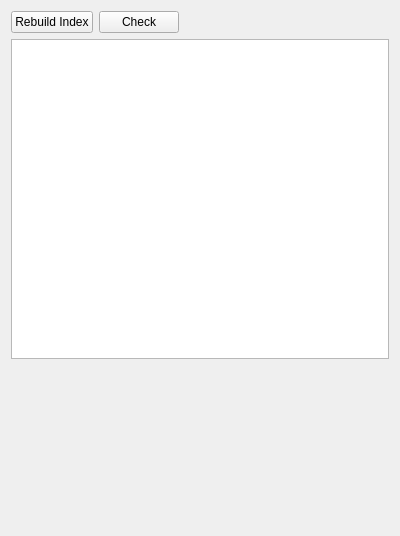
<?xml version="1.0" encoding="UTF-8"?>
<ui version="4.0">
 <class>dock_file_explorer</class>
 <widget class="QWidget" name="dock_file_explorer">
  <property name="geometry">
   <rect>
    <x>0</x>
    <y>0</y>
    <width>400</width>
    <height>536</height>
   </rect>
  </property>
  <property name="windowTitle">
   <string>File Explorer</string>
  </property>
  <layout class="QGridLayout" name="gridLayout">
   <item row="0" column="0">
    <widget class="QPushButton" name="pushButton">
     <property name="text">
      <string>Rebuild Index</string>
     </property>
    </widget>
   </item>
   <item row="0" column="2">
    <spacer name="horizontalSpacer">
     <property name="orientation">
      <enum>Qt::Horizontal</enum>
     </property>
     <property name="sizeHint" stdset="0">
      <size>
       <width>40</width>
       <height>20</height>
      </size>
     </property>
    </spacer>
   </item>
   <item row="1" column="0" colspan="3">
    <widget class="QTreeView" name="attributes">
     <property name="sizePolicy">
      <sizepolicy hsizetype="Expanding" vsizetype="Expanding">
       <horstretch>0</horstretch>
       <verstretch>2</verstretch>
      </sizepolicy>
     </property>
    </widget>
   </item>
   <item row="2" column="0" colspan="3">
    <widget class="QWidget" name="conform" native="true">
     <property name="sizePolicy">
      <sizepolicy hsizetype="Preferred" vsizetype="Preferred">
       <horstretch>0</horstretch>
       <verstretch>1</verstretch>
      </sizepolicy>
     </property>
    </widget>
   </item>
   <item row="0" column="1">
    <widget class="QPushButton" name="pushButton_2">
     <property name="text">
      <string>Check</string>
     </property>
    </widget>
   </item>
  </layout>
 </widget>
 <resources/>
 <connections/>
</ui>
